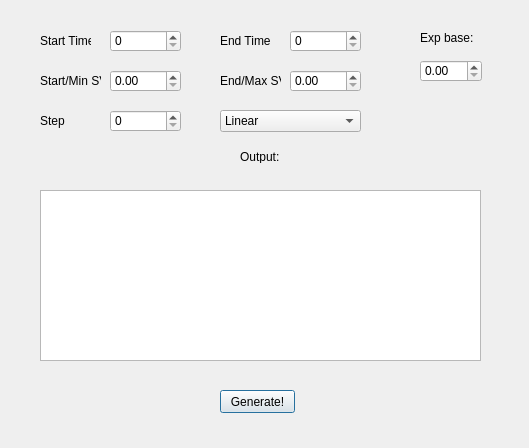
<?xml version="1.0" encoding="UTF-8"?>
<ui version="4.0">
 <class>FlowingSpeedChanges</class>
 <widget class="QDialog" name="FlowingSpeedChanges">
  <property name="geometry">
   <rect>
    <x>0</x>
    <y>0</y>
    <width>529</width>
    <height>448</height>
   </rect>
  </property>
  <property name="windowTitle">
   <string>FlowingSpeedChanges</string>
  </property>
  <widget class="QSpinBox" name="time1">
   <property name="geometry">
    <rect>
     <x>110</x>
     <y>30</y>
     <width>71</width>
     <height>22</height>
    </rect>
   </property>
   <property name="suffix">
    <string/>
   </property>
   <property name="maximum">
    <number>2147483647</number>
   </property>
  </widget>
  <widget class="QLabel" name="label_time1">
   <property name="geometry">
    <rect>
     <x>40</x>
     <y>30</y>
     <width>51</width>
     <height>21</height>
    </rect>
   </property>
   <property name="text">
    <string>Start Time</string>
   </property>
  </widget>
  <widget class="QSpinBox" name="time2">
   <property name="geometry">
    <rect>
     <x>290</x>
     <y>30</y>
     <width>71</width>
     <height>22</height>
    </rect>
   </property>
   <property name="maximum">
    <number>2147483647</number>
   </property>
  </widget>
  <widget class="QLabel" name="label_time2">
   <property name="geometry">
    <rect>
     <x>220</x>
     <y>30</y>
     <width>51</width>
     <height>21</height>
    </rect>
   </property>
   <property name="text">
    <string>End Time</string>
   </property>
  </widget>
  <widget class="QLabel" name="label_sv1">
   <property name="geometry">
    <rect>
     <x>40</x>
     <y>70</y>
     <width>61</width>
     <height>21</height>
    </rect>
   </property>
   <property name="text">
    <string>Start/Min SV</string>
   </property>
  </widget>
  <widget class="QLabel" name="label_sv2">
   <property name="geometry">
    <rect>
     <x>220</x>
     <y>70</y>
     <width>61</width>
     <height>21</height>
    </rect>
   </property>
   <property name="text">
    <string>End/Max SV</string>
   </property>
  </widget>
  <widget class="QDoubleSpinBox" name="sv1">
   <property name="geometry">
    <rect>
     <x>110</x>
     <y>70</y>
     <width>71</width>
     <height>22</height>
    </rect>
   </property>
   <property name="maximum">
    <double>10.000000000000000</double>
   </property>
   <property name="singleStep">
    <double>0.010000000000000</double>
   </property>
  </widget>
  <widget class="QDoubleSpinBox" name="sv2">
   <property name="geometry">
    <rect>
     <x>290</x>
     <y>70</y>
     <width>71</width>
     <height>22</height>
    </rect>
   </property>
   <property name="maximum">
    <double>10.000000000000000</double>
   </property>
   <property name="singleStep">
    <double>0.010000000000000</double>
   </property>
  </widget>
  <widget class="QComboBox" name="type">
   <property name="geometry">
    <rect>
     <x>220</x>
     <y>110</y>
     <width>141</width>
     <height>22</height>
    </rect>
   </property>
   <item>
    <property name="text">
     <string>Linear</string>
    </property>
   </item>
   <item>
    <property name="text">
     <string>Quadratic</string>
    </property>
   </item>
   <item>
    <property name="text">
     <string>Sine</string>
    </property>
   </item>
   <item>
    <property name="text">
     <string>Exponential</string>
    </property>
   </item>
   <item>
    <property name="text">
     <string>Logarithmic</string>
    </property>
   </item>
  </widget>
  <widget class="QSpinBox" name="step">
   <property name="geometry">
    <rect>
     <x>110</x>
     <y>110</y>
     <width>71</width>
     <height>22</height>
    </rect>
   </property>
   <property name="maximum">
    <number>2147483647</number>
   </property>
  </widget>
  <widget class="QLabel" name="label_5">
   <property name="geometry">
    <rect>
     <x>40</x>
     <y>110</y>
     <width>51</width>
     <height>21</height>
    </rect>
   </property>
   <property name="text">
    <string>Step</string>
   </property>
  </widget>
  <widget class="QTextEdit" name="output">
   <property name="geometry">
    <rect>
     <x>40</x>
     <y>190</y>
     <width>441</width>
     <height>171</height>
    </rect>
   </property>
   <property name="readOnly">
    <bool>true</bool>
   </property>
  </widget>
  <widget class="QLabel" name="label_6">
   <property name="geometry">
    <rect>
     <x>240</x>
     <y>150</y>
     <width>47</width>
     <height>13</height>
    </rect>
   </property>
   <property name="text">
    <string>Output:</string>
   </property>
  </widget>
  <widget class="QPushButton" name="generate">
   <property name="geometry">
    <rect>
     <x>220</x>
     <y>390</y>
     <width>75</width>
     <height>23</height>
    </rect>
   </property>
   <property name="text">
    <string>Generate!</string>
   </property>
  </widget>
  <widget class="QDoubleSpinBox" name="base">
   <property name="geometry">
    <rect>
     <x>420</x>
     <y>60</y>
     <width>62</width>
     <height>22</height>
    </rect>
   </property>
   <property name="maximum">
    <double>10.000000000000000</double>
   </property>
  </widget>
  <widget class="QLabel" name="label_base">
   <property name="geometry">
    <rect>
     <x>420</x>
     <y>30</y>
     <width>61</width>
     <height>16</height>
    </rect>
   </property>
   <property name="text">
    <string>Exp base:</string>
   </property>
  </widget>
 </widget>
 <layoutdefault spacing="6" margin="11"/>
 <resources/>
 <connections/>
</ui>
